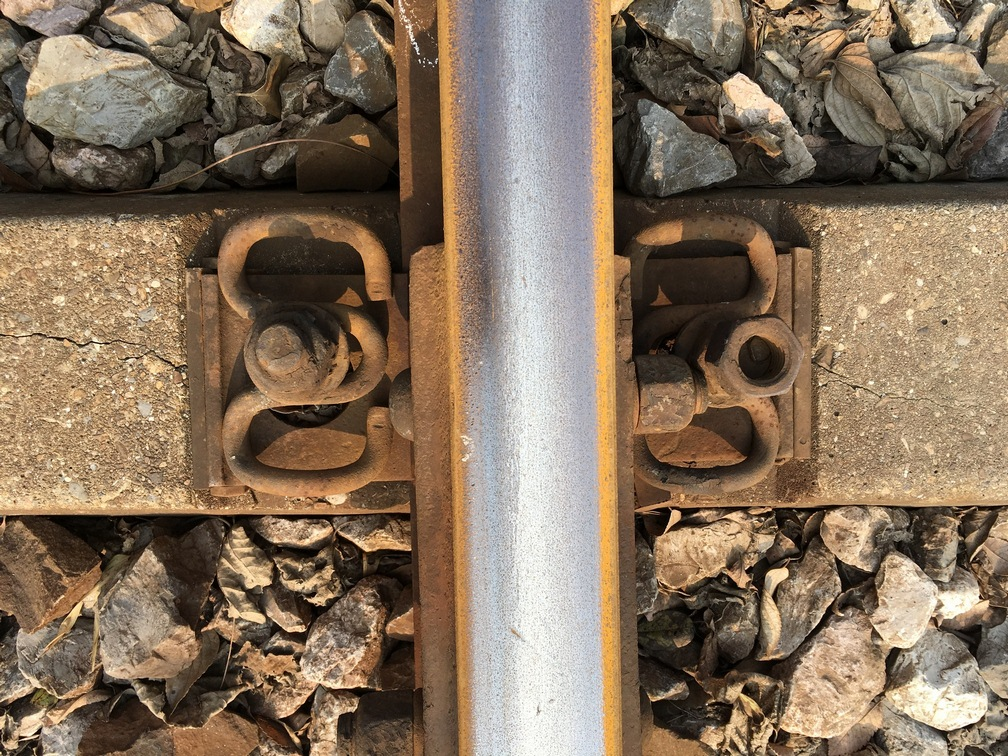
#> input picture opencv/img/V/IMG_2512.JPG, 1008 x 756 px, found by its file name
$ python h_v_shadow.py   (older library calls are emulated)
#> lines starting #> are read from the running program, lines starting #| are printed output that depends on the picture; after the words box and inside, x2 and y2 are one past the last pixel; in counts of white or black regions, pixels touching at a corner belong together
import cv2
import numpy as np
import matplotlib.pyplot as plt

img_src = cv2.imread('img/V/IMG_2512.jpg', cv2.IMREAD_GRAYSCALE)

# 高斯模糊
img_blur = cv2.GaussianBlur(img_src, (5, 5), 1.5)
# 二值化
ret, img_ths = cv2.threshold(img_blur, 100, 200, cv2.THRESH_BINARY)
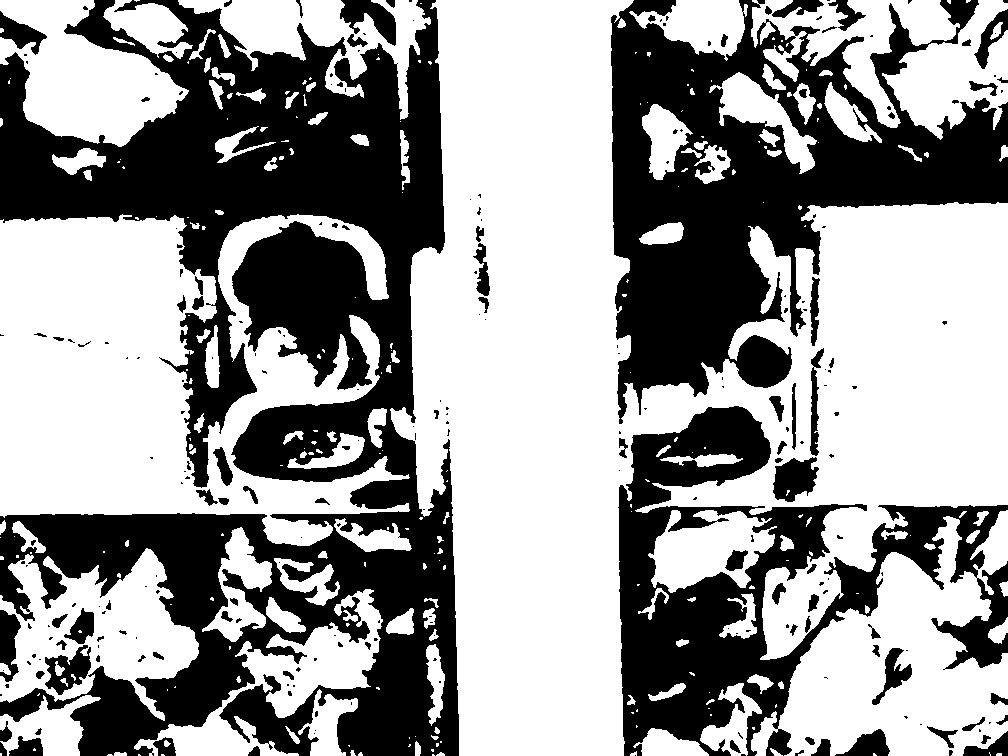
#> img_ths: shape (756, 1008); values 0 (black) and 200 (white), 59.4% white; 247 black regions (152 under 20 px), largest, box (x1, y1, x2, y2) and area: (0, 0, 459, 756) 166435, (611, 0, 1008, 424) 75500, (618, 406, 1008, 756) 48494

# Sobel算子边缘检测
x = cv2.Sobel(img_ths, cv2.CV_16S, 1, 0)
y = cv2.Sobel(img_ths, cv2.CV_16S, 0, 1)
abs_x = cv2.convertScaleAbs(x)
abs_y = cv2.convertScaleAbs(y)
img_sob = cv2.addWeighted(abs_x, 0.5, abs_y, 0.5, 0)

height, width = img_src.shape
# print(height, width)

# 竖直水平方向投影
ver = np.zeros([width])

ver_shadow = np.zeros((height, width, 3), np.uint8)
for i in range(width):
    for j in range(height):
        if img_sob[j][i] == 0:
            ver[i] += 1
for i in range(width):
    for j in range(int(ver[i])):
        ver_shadow[j][i] = 255
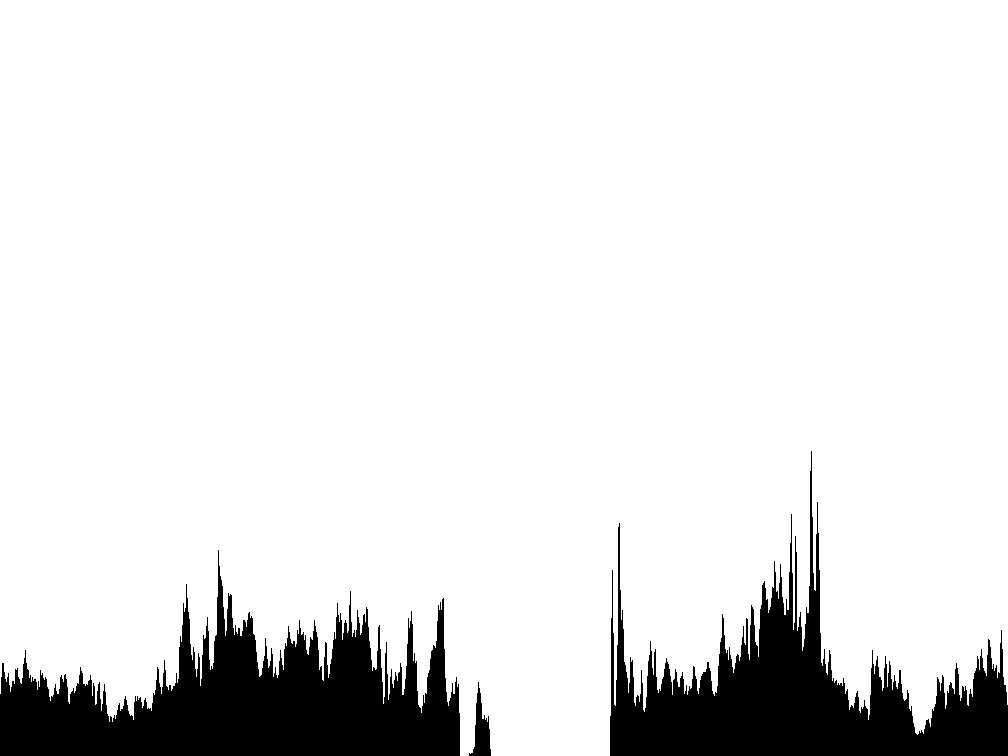
#> ver_shadow: shape (756, 1008, 3); 89.5% white; 3 black regions, box (x1, y1, x2, y2) and area: (0, 550, 460, 756) 42618, (610, 451, 1008, 756) 36923, (469, 682, 491, 756) 729

# plt.imshow(ver_shadow, 'gray')
# plt.show()

# 最大序列子段和（step=180）
step = 180
temp = np.zeros([width - step])

for i in range(width - step):
    temp[i] = sum(ver[i:i+step])

l = list(temp)
maxSum = max(l)
index = l.index(maxSum)
print(maxSum, index)
#| 132600.0 438

# 定位轨枕的位置，绘图
img_bgr = cv2.imread('img/V/IMG_2512.jpg', cv2.IMREAD_COLOR)
#> img_bgr is the input picture: shape (756, 1008, 3); mean B, G, R 92.2, 113.1, 132.9
img_rgb =(cv2.cvtColor(img_bgr, cv2.COLOR_BGR2RGB))
cv2.line(img_rgb, (index, 0), (index, height), (255, 255, 255), 9)
cv2.line(img_rgb, (index+step, 0), (index+step, height), (255, 255, 255), 9)

images = [img_src, img_sob, ver_shadow, img_rgb]
titles = ['gray', 'sobel', 'ver_shadow', 'location']

# for i in range(4):
#     plt.subplot(2, 2, i + 1), plt.imshow(images[i], 'gray')
#     plt.title(titles[i])
#     plt.xticks([]), plt.yticks([])
# plt.show()

#
#
#
#

# 二值化
ret2, img_ths2 = cv2.threshold(img_blur, 150, 200, cv2.THRESH_BINARY)
#> img_ths2: shape (756, 1008); values 0 (black) and 200 (white), 32.9% white; 514 white regions (309 under 20 px), largest, box (x1, y1, x2, y2) and area: (440, 0, 632, 756) 98872, (803, 205, 1008, 505) 43060, (0, 219, 254, 514) 30619

# Sobel算子边缘检测
x = cv2.Sobel(img_ths2, cv2.CV_16S, 1, 0)
y = cv2.Sobel(img_ths2, cv2.CV_16S, 0, 1)
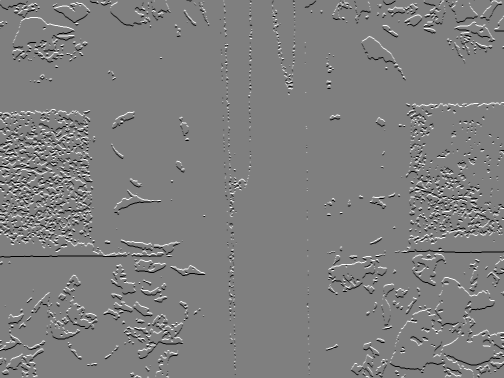
#> y: shape (756, 1008) int16 (shown at 1/2 size); min -800, max 800, mean -0.2; drawn with min black and max white
abs_x = cv2.convertScaleAbs(x)
abs_y = cv2.convertScaleAbs(y)
img_sob2 = cv2.addWeighted(abs_x, 0.5, abs_y, 0.5, 0)
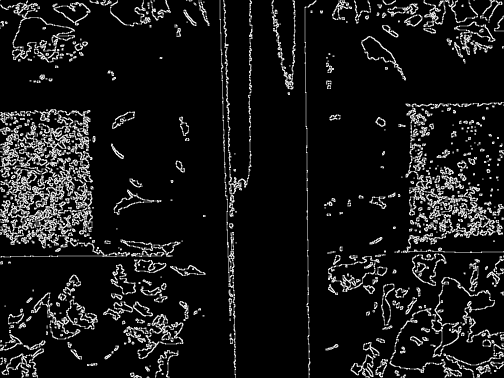
#> img_sob2: shape (756, 1008) (shown at 1/2 size); min 0, max 255, mean 23.8

height, width = img_src.shape

# 水平方向投影

width_left = 200

hor = np.zeros([height])
hor_shadow = np.zeros((height, width_left, 3), np.uint8)

for i in range(height):
    for j in range(width_left):
        if img_sob2[i][j] == 0:
            hor[i] += 1
for i in range(height):
    for j in range(int(hor[i])):
        hor_shadow[i][j] = 255
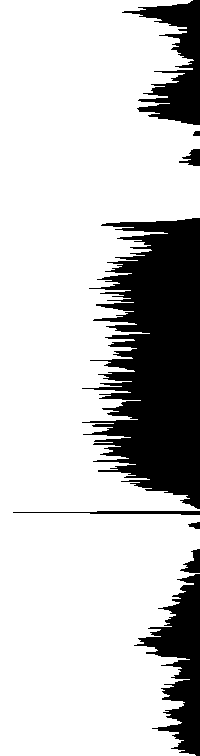
#> hor_shadow: shape (756, 200, 3); 78.3% white; 8 black regions, largest, box (x1, y1, x2, y2) and area: (82, 218, 200, 509) 22405, (134, 574, 200, 756) 5276, (122, 0, 200, 125) 4159

plt.plot(hor)
plt.show()

# 最大序列子段和（step=180）
step = 300
temp = np.zeros([height - step])

for i in range(height - step):
    temp[i] = sum(hor[i:i+step])

l = list(temp)
minSum = min(l)
index = l.index(minSum)
print(minSum, index)
#| 37176.0 215

# 定位轨枕的位置，绘图
cv2.line(img_rgb, (0, index), (width, index), (255, 255, 255), 9)
cv2.line(img_rgb, (0, index+step), (width, index+step), (255, 255, 255), 9)
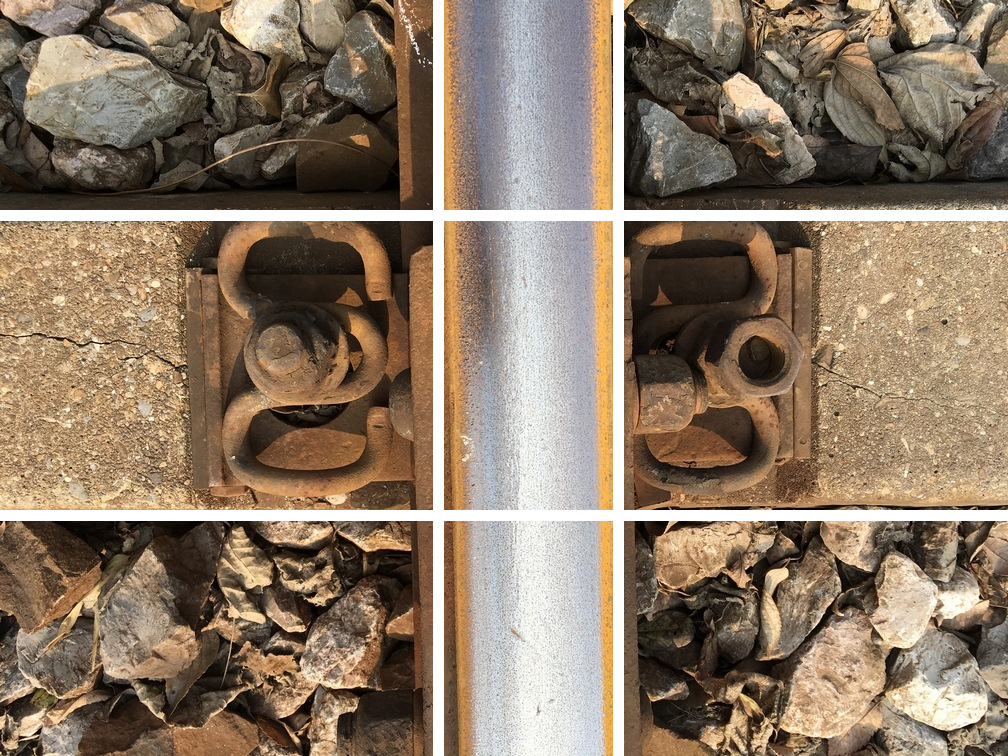
#> img_rgb: shape (756, 1008, 3); mean R, G, B 139.6, 121.2, 101.4

images = [img_src, img_sob2, hor_shadow, img_rgb]
titles = ['gray', 'sobel', 'hor_shadow', 'location']

for i in range(4):
    plt.subplot(2, 2, i + 1), plt.imshow(images[i], 'gray')
    plt.title(titles[i])
    plt.xticks([]), plt.yticks([])
plt.show()

$ run again, with opencv/img/V/IMG_2479.JPG copied over opencv/img/V/IMG_2512.JPG
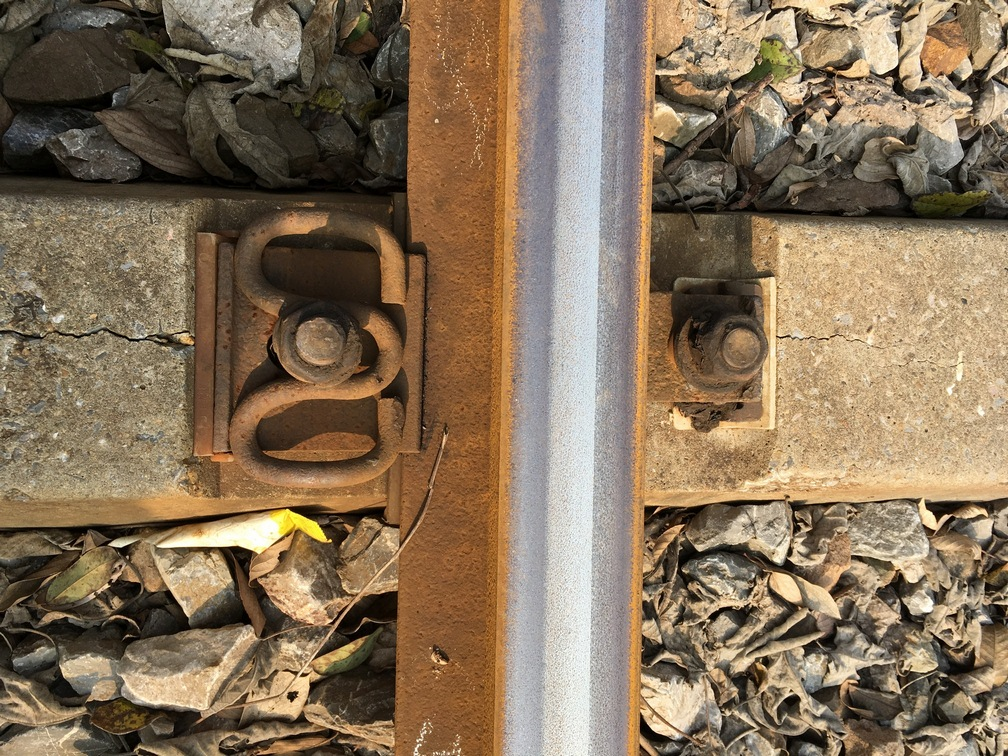
#> input picture opencv/img/V/IMG_2479.JPG, 1008 x 756 px, found by its file name
#> `ret, img_ths = cv2.threshold(img_blur, 100, 200, cv2.THRESH_BINARY)`:
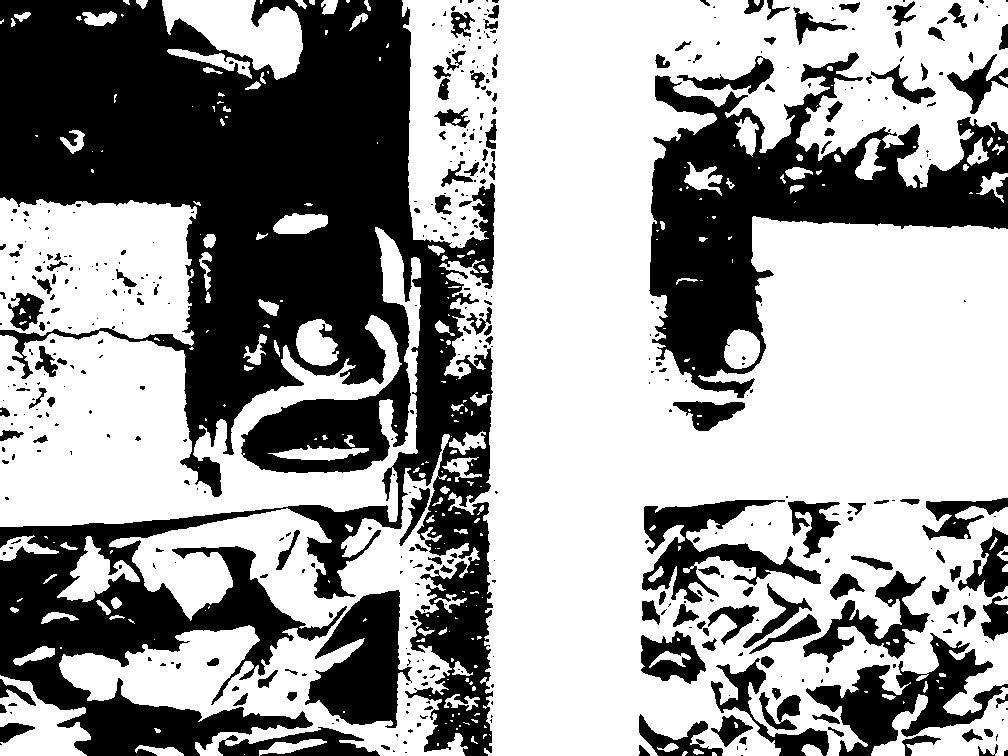
#> img_ths: shape (756, 1008); values 0 (black) and 200 (white), 61.1% white; 486 black regions (323 under 20 px), largest, box (x1, y1, x2, y2) and area: (0, 0, 495, 756) 187684, (649, 52, 1008, 398) 43903, (806, 633, 1008, 756) 8715
#| 131925.0 496
#> img_bgr is the input picture: shape (756, 1008, 3); mean B, G, R 89.8, 114.3, 134.5
#> img_ths2: shape (756, 1008); values 0 (black) and 200 (white), 30.6% white; 504 white regions (300 under 20 px), largest, box (x1, y1, x2, y2) and area: (622, 102, 1008, 756) 84046, (502, 0, 622, 756) 60827, (774, 0, 972, 167) 10963
#| 51722.0 217
#> `cv2.line(img_rgb, (0, index+step), (width, index+step), (255, 255, 255..`:
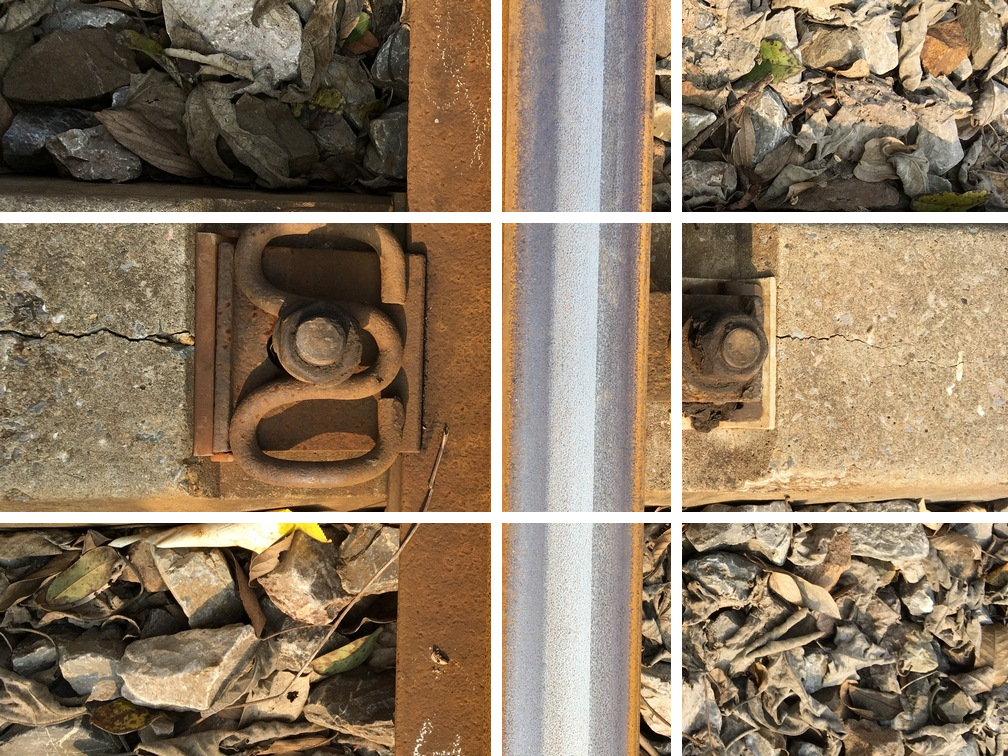
#> img_rgb: shape (756, 1008, 3); mean R, G, B 140.6, 121.8, 99

$ run again, with opencv/img/V/IMG_2480.JPG copied over opencv/img/V/IMG_2512.JPG
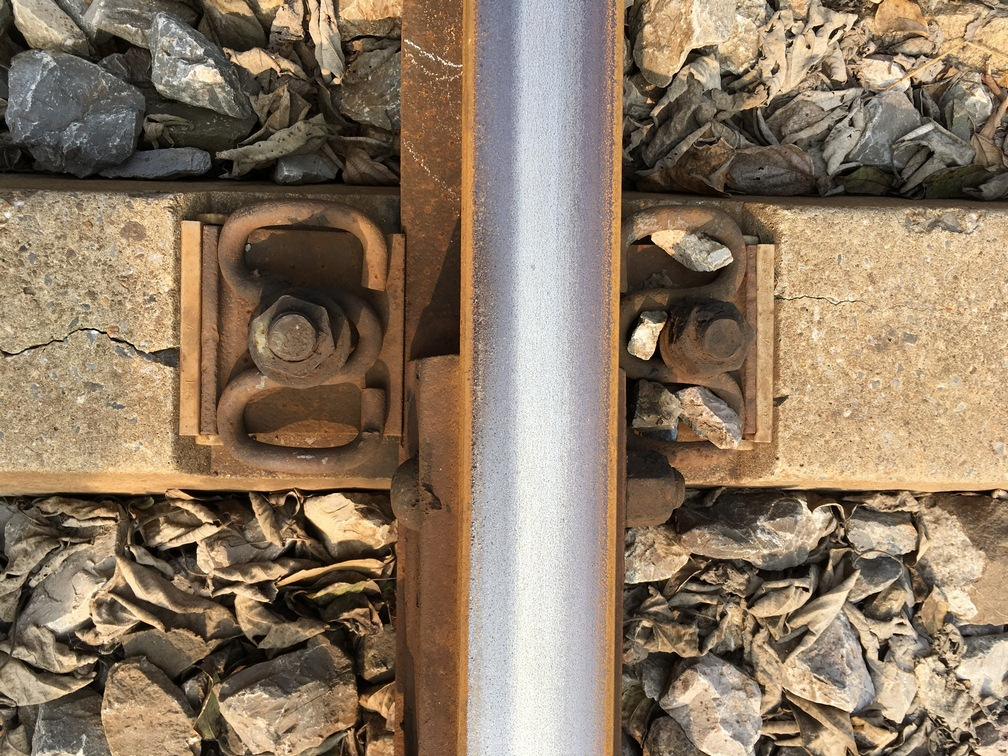
#> input picture opencv/img/V/IMG_2480.JPG, 1008 x 756 px, found by its file name
#> `ret, img_ths = cv2.threshold(img_blur, 100, 200, cv2.THRESH_BINARY)`:
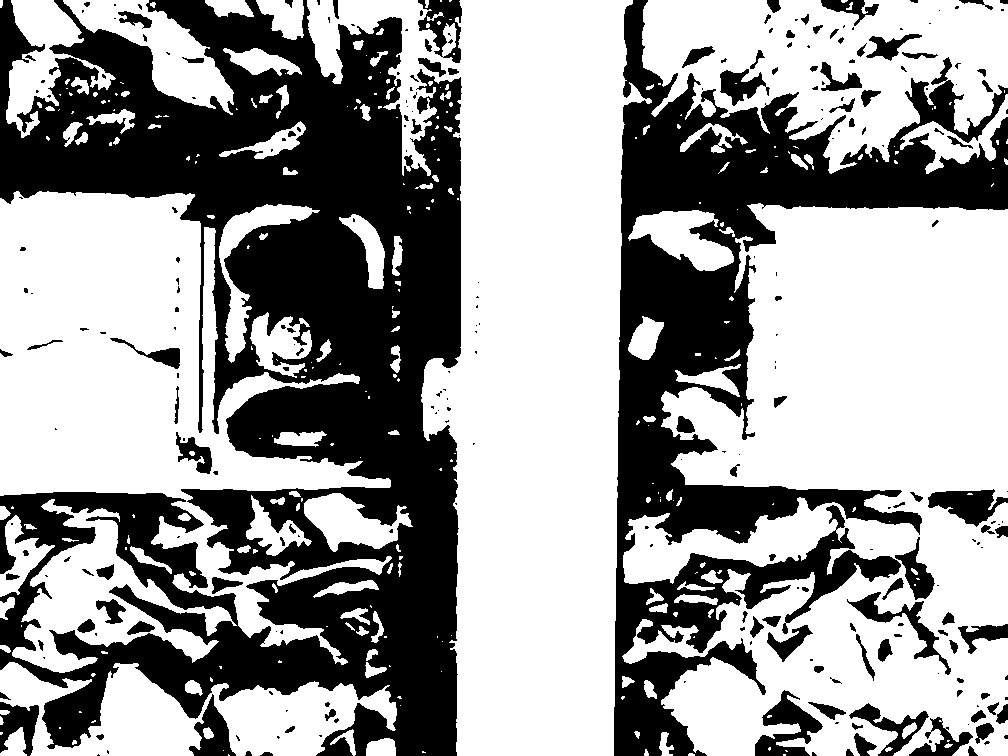
#> img_ths: shape (756, 1008); values 0 (black) and 200 (white), 61.1% white; 264 black regions (151 under 20 px), largest, box (x1, y1, x2, y2) and area: (0, 0, 462, 756) 181845, (614, 0, 1008, 756) 88146, (755, 690, 823, 756) 2043
#| 133155.0 462
#> img_bgr is the input picture: shape (756, 1008, 3); mean B, G, R 99.8, 121.3, 140.3
#> img_ths2: shape (756, 1008); values 0 (black) and 200 (white), 38.8% white; 343 white regions (181 under 20 px), largest, box (x1, y1, x2, y2) and area: (465, 0, 624, 756) 81292, (738, 209, 1008, 497) 65822, (0, 331, 331, 499) 21656
#| 43782.0 195
#> `cv2.line(img_rgb, (0, index+step), (width, index+step), (255, 255, 255..`:
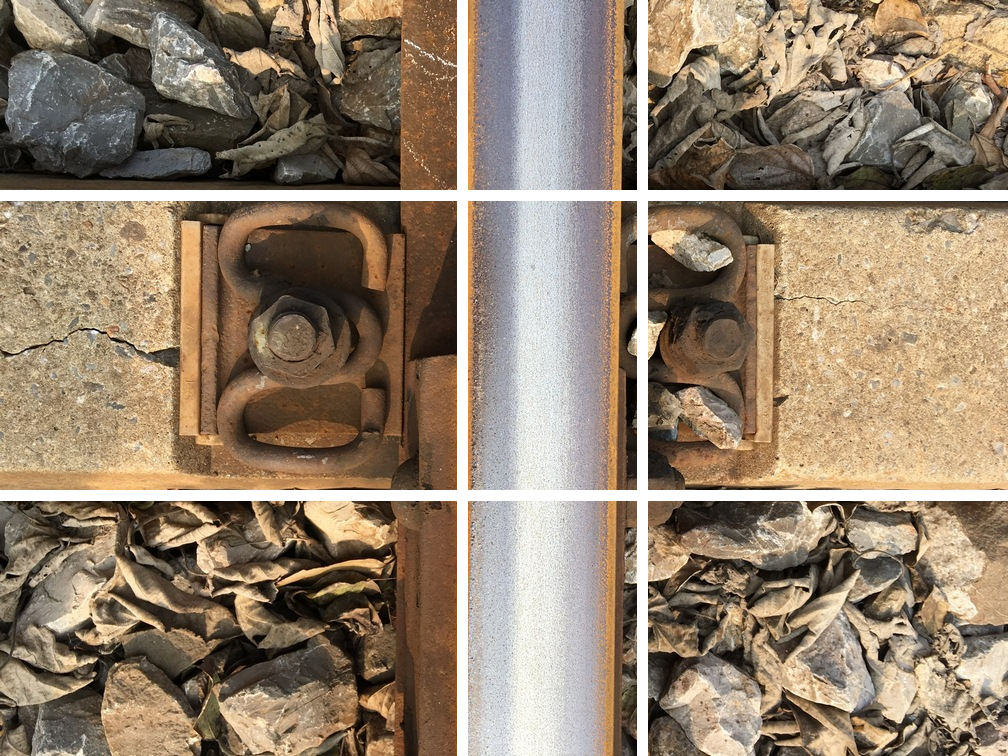
#> img_rgb: shape (756, 1008, 3); mean R, G, B 147.7, 129.8, 109.4
